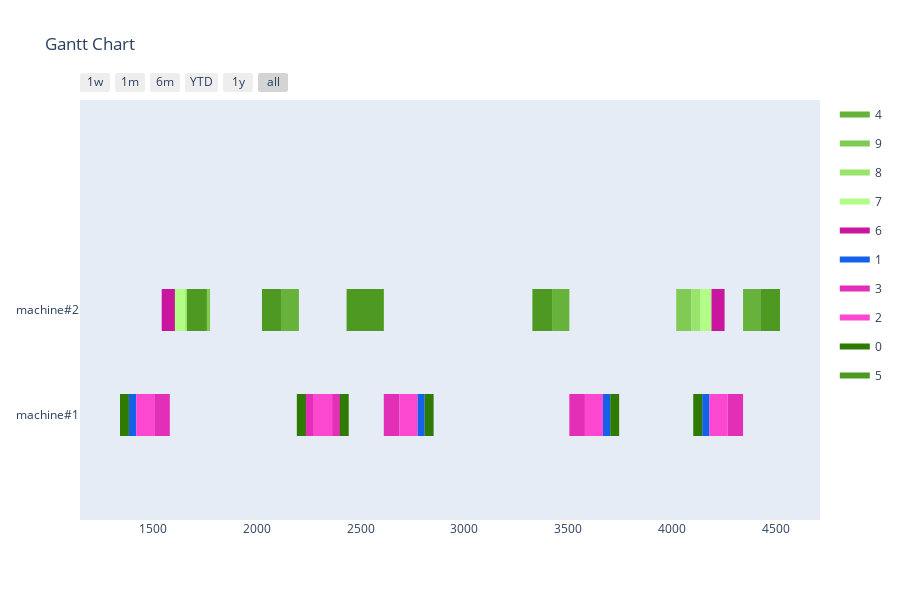

Notebook code for this chart:
### Markdown cell above
Greedy

### Code cell
agent = GreedyAgent(env)
simulator = AgentSimulator()
schedule, schedule_count = simulator.simulate(agent, orders_model)
print(f'Scheduled {schedule_count}/{len(orders_model)} Orders')
visualize_schedule(schedule, env)

### Figure 1 — Plotly figure (JSON) as saved in the notebook; plotly's stock layout.template omitted (floating-point values rounded to 4 significant figures)
{"data": [{"fill": "toself", "fillcolor": "rgb(102, 178, 58)", "hoverinfo": "name", "legendgroup": "rgb(102, 178, 58)", "mode": "none", "name": "4", "type": "scatter", "x": [4343, 4426, 4426, 4343, 4343, 2529, 2612, 2612, 2529, 2529, 1581, 1664, 1664, 1581, 1581, 2120, 2203, 2203, 2120, 2120, 2433, 2516, 2516, 2433, 2433, 3423, 3506, 3506, 3423], "y": [0.8, 0.8, 1.2, 1.2, null, 0.8, 0.8, 1.2, 1.2, null, 0.8, 0.8, 1.2, 1.2, null, 0.8, 0.8, 1.2, 1.2, null, 0.8, 0.8, 1.2, 1.2, null, 0.8, 0.8, 1.2, 1.2]}, {"fill": "toself", "fillcolor": "rgb(127, 203, 83)", "hoverinfo": "name", "legendgroup": "rgb(127, 203, 83)", "mode": "none", "name": "9", "type": "scatter", "x": [1702, 1775, 1775, 1702, 1702, 4021, 4094, 4094, 4021, 4021, 461, 534, 534, 461, 461, 341, 414, 414, 341], "y": [0.8, 0.8, 1.2, 1.2, null, 0.8, 0.8, 1.2, 1.2, null, 0.8, 0.8, 1.2, 1.2, null, 0.8, 0.8, 1.2, 1.2]}, {"fill": "toself", "fillcolor": "rgb(152, 228, 108)", "hoverinfo": "name", "legendgroup": "rgb(152, 228, 108)", "mode": "none", "name": "8", "type": "scatter", "x": [1658, 1702, 1702, 1658, 1658, 4094, 4138, 4138, 4094, 4094, 417, 461, 461, 417, 417, 414, 458, 458, 414], "y": [0.8, 0.8, 1.2, 1.2, null, 0.8, 0.8, 1.2, 1.2, null, 0.8, 0.8, 1.2, 1.2, null, 0.8, 0.8, 1.2, 1.2]}, {"fill": "toself", "fillcolor": "rgb(177, 253, 133)", "hoverinfo": "name", "legendgroup": "rgb(177, 253, 133)", "mode": "none", "name": "7", "type": "scatter", "x": [1605, 1658, 1658, 1605, 1605, 4138, 4191, 4191, 4138, 4138, 364, 417, 417, 364, 364, 458, 511, 511, 458], "y": [0.8, 0.8, 1.2, 1.2, null, 0.8, 0.8, 1.2, 1.2, null, 0.8, 0.8, 1.2, 1.2, null, 0.8, 0.8, 1.2, 1.2]}, {"fill": "toself", "fillcolor": "rgb(202, 22, 158)", "hoverinfo": "name", "legendgroup": "rgb(202, 22, 158)", "mode": "none", "name": "6", "type": "scatter", "x": [1542, 1605, 1605, 1542, 1542, 4191, 4254, 4254, 4191, 4191, 301, 364, 364, 301, 301, 511, 574, 574, 511], "y": [0.8, 0.8, 1.2, 1.2, null, 0.8, 0.8, 1.2, 1.2, null, 0.8, 0.8, 1.2, 1.2, null, 0.8, 0.8, 1.2, 1.2]}, {"fill": "toself", "fillcolor": "rgb(21, 97, 233)", "hoverinfo": "name", "legendgroup": "rgb(21, 97, 233)", "mode": "none", "name": "1", "type": "scatter", "x": [4146, 4181, 4181, 4146, 4146, 2774, 2809, 2809, 2774, 2774, 1384, 1419, 1419, 1384, 1384, 2365, 2400, 2400, 2365, 2365, 2236, 2271, 2271, 2236, 2236, 3668, 3703, 3703, 3668], "y": [-0.2, -0.2, 0.2, 0.2, null, -0.2, -0.2, 0.2, 0.2, null, -0.2, -0.2, 0.2, 0.2, null, -0.2, -0.2, 0.2, 0.2, null, -0.2, -0.2, 0.2, 0.2, null, -0.2, -0.2, 0.2, 0.2]}, {"fill": "toself", "fillcolor": "rgb(227, 47, 183)", "hoverinfo": "name", "legendgroup": "rgb(227, 47, 183)", "mode": "none", "name": "3", "type": "scatter", "x": [4268, 4343, 4343, 4268, 4268, 2612, 2687, 2687, 2612, 2612, 1506, 1581, 1581, 1506, 1506, 2203, 2278, 2278, 2203, 2203, 2358, 2433, 2433, 2358, 2358, 3506, 3581, 3581, 3506], "y": [-0.2, -0.2, 0.2, 0.2, null, -0.2, -0.2, 0.2, 0.2, null, -0.2, -0.2, 0.2, 0.2, null, -0.2, -0.2, 0.2, 0.2, null, -0.2, -0.2, 0.2, 0.2, null, -0.2, -0.2, 0.2, 0.2]}, {"fill": "toself", "fillcolor": "rgb(252, 72, 208)", "hoverinfo": "name", "legendgroup": "rgb(252, 72, 208)", "mode": "none", "name": "2", "type": "scatter", "x": [4181, 4268, 4268, 4181, 4181, 2687, 2774, 2774, 2687, 2687, 1419, 1506, 1506, 1419, 1419, 2278, 2365, 2365, 2278, 2278, 2271, 2358, 2358, 2271, 2271, 3581, 3668, 3668, 3581], "y": [-0.2, -0.2, 0.2, 0.2, null, -0.2, -0.2, 0.2, 0.2, null, -0.2, -0.2, 0.2, 0.2, null, -0.2, -0.2, 0.2, 0.2, null, -0.2, -0.2, 0.2, 0.2, null, -0.2, -0.2, 0.2, 0.2]}, {"fill": "toself", "fillcolor": "rgb(46, 122, 2)", "hoverinfo": "name", "legendgroup": "rgb(46, 122, 2)", "mode": "none", "name": "0", "type": "scatter", "x": [4103, 4146, 4146, 4103, 4103, 2809, 2852, 2852, 2809, 2809, 1341, 1384, 1384, 1341, 1341, 2400, 2443, 2443, 2400, 2400, 2193, 2236, 2236, 2193, 2193, 3703, 3746, 3746, 3703], "y": [-0.2, -0.2, 0.2, 0.2, null, -0.2, -0.2, 0.2, 0.2, null, -0.2, -0.2, 0.2, 0.2, null, -0.2, -0.2, 0.2, 0.2, null, -0.2, -0.2, 0.2, 0.2, null, -0.2, -0.2, 0.2, 0.2]}, {"fill": "toself", "fillcolor": "rgb(77, 153, 33)", "hoverinfo": "name", "legendgroup": "rgb(77, 153, 33)", "mode": "none", "name": "5", "type": "scatter", "x": [4426, 4521, 4521, 4426, 4426, 2434, 2529, 2529, 2434, 2434, 1664, 1759, 1759, 1664, 1664, 2025, 2120, 2120, 2025, 2025, 2516, 2611, 2611, 2516, 2516, 3328, 3423, 3423, 3328], "y": [0.8, 0.8, 1.2, 1.2, null, 0.8, 0.8, 1.2, 1.2, null, 0.8, 0.8, 1.2, 1.2, null, 0.8, 0.8, 1.2, 1.2, null, 0.8, 0.8, 1.2, 1.2, null, 0.8, 0.8, 1.2, 1.2]}, {"legendgroup": "rgb(102, 178, 58)", "marker": {"color": "rgb(102, 178, 58)", "opacity": 0, "size": 1}, "mode": "markers", "name": "", "showlegend": false, "text": [null, null, null, null, null, null, null, null, null, null, null, null], "type": "scatter", "x": [4343, 4426, 2529, 2612, 1581, 1664, 2120, 2203, 2433, 2516, 3423, 3506], "y": [1, 1, 1, 1, 1, 1, 1, 1, 1, 1, 1, 1]}, {"legendgroup": "rgb(127, 203, 83)", "marker": {"color": "rgb(127, 203, 83)", "opacity": 0, "size": 1}, "mode": "markers", "name": "", "showlegend": false, "text": [null, null, null, null, null, null, null, null], "type": "scatter", "x": [1702, 1775, 4021, 4094, 461, 534, 341, 414], "y": [1, 1, 1, 1, 1, 1, 1, 1]}, {"legendgroup": "rgb(152, 228, 108)", "marker": {"color": "rgb(152, 228, 108)", "opacity": 0, "size": 1}, "mode": "markers", "name": "", "showlegend": false, "text": [null, null, null, null, null, null, null, null], "type": "scatter", "x": [1658, 1702, 4094, 4138, 417, 461, 414, 458], "y": [1, 1, 1, 1, 1, 1, 1, 1]}, {"legendgroup": "rgb(177, 253, 133)", "marker": {"color": "rgb(177, 253, 133)", "opacity": 0, "size": 1}, "mode": "markers", "name": "", "showlegend": false, "text": [null, null, null, null, null, null, null, null], "type": "scatter", "x": [1605, 1658, 4138, 4191, 364, 417, 458, 511], "y": [1, 1, 1, 1, 1, 1, 1, 1]}, {"legendgroup": "rgb(202, 22, 158)", "marker": {"color": "rgb(202, 22, 158)", "opacity": 0, "size": 1}, "mode": "markers", "name": "", "showlegend": false, "text": [null, null, null, null, null, null, null, null], "type": "scatter", "x": [1542, 1605, 4191, 4254, 301, 364, 511, 574], "y": [1, 1, 1, 1, 1, 1, 1, 1]}, {"legendgroup": "rgb(21, 97, 233)", "marker": {"color": "rgb(21, 97, 233)", "opacity": 0, "size": 1}, "mode": "markers", "name": "", "showlegend": false, "text": [null, null, null, null, null, null, null, null, null, null, null, null], "type": "scatter", "x": [4146, 4181, 2774, 2809, 1384, 1419, 2365, 2400, 2236, 2271, 3668, 3703], "y": [0, 0, 0, 0, 0, 0, 0, 0, 0, 0, 0, 0]}, {"legendgroup": "rgb(227, 47, 183)", "marker": {"color": "rgb(227, 47, 183)", "opacity": 0, "size": 1}, "mode": "markers", "name": "", "showlegend": false, "text": [null, null, null, null, null, null, null, null, null, null, null, null], "type": "scatter", "x": [4268, 4343, 2612, 2687, 1506, 1581, 2203, 2278, 2358, 2433, 3506, 3581], "y": [0, 0, 0, 0, 0, 0, 0, 0, 0, 0, 0, 0]}, {"legendgroup": "rgb(252, 72, 208)", "marker": {"color": "rgb(252, 72, 208)", "opacity": 0, "size": 1}, "mode": "markers", "name": "", "showlegend": false, "text": [null, null, null, null, null, null, null, null, null, null, null, null], "type": "scatter", "x": [4181, 4268, 2687, 2774, 1419, 1506, 2278, 2365, 2271, 2358, 3581, 3668], "y": [0, 0, 0, 0, 0, 0, 0, 0, 0, 0, 0, 0]}, {"legendgroup": "rgb(46, 122, 2)", "marker": {"color": "rgb(46, 122, 2)", "opacity": 0, "size": 1}, "mode": "markers", "name": "", "showlegend": false, "text": [null, null, null, null, null, null, null, null, null, null, null, null], "type": "scatter", "x": [4103, 4146, 2809, 2852, 1341, 1384, 2400, 2443, 2193, 2236, 3703, 3746], "y": [0, 0, 0, 0, 0, 0, 0, 0, 0, 0, 0, 0]}, {"legendgroup": "rgb(77, 153, 33)", "marker": {"color": "rgb(77, 153, 33)", "opacity": 0, "size": 1}, "mode": "markers", "name": "", "showlegend": false, "text": [null, null, null, null, null, null, null, null, null, null, null, null], "type": "scatter", "x": [4426, 4521, 2434, 2529, 1664, 1759, 2025, 2120, 2516, 2611, 3328, 3423], "y": [1, 1, 1, 1, 1, 1, 1, 1, 1, 1, 1, 1]}], "layout": {"height": 600, "hovermode": "closest", "showlegend": true, "title": {"text": "Gantt Chart"}, "xaxis": {"rangeselector": {"buttons": [{"count": 7, "label": "1w", "step": "day", "stepmode": "backward"}, {"count": 1, "label": "1m", "step": "month", "stepmode": "backward"}, {"count": 6, "label": "6m", "step": "month", "stepmode": "backward"}, {"count": 1, "label": "YTD", "step": "year", "stepmode": "todate"}, {"count": 1, "label": "1y", "step": "year", "stepmode": "backward"}, {"step": "all"}]}, "showgrid": false, "type": "date", "zeroline": false}, "yaxis": {"autorange": false, "range": [-1, 3], "showgrid": false, "ticktext": ["machine#1", "machine#2"], "tickvals": [0, 1], "zeroline": false}}}
